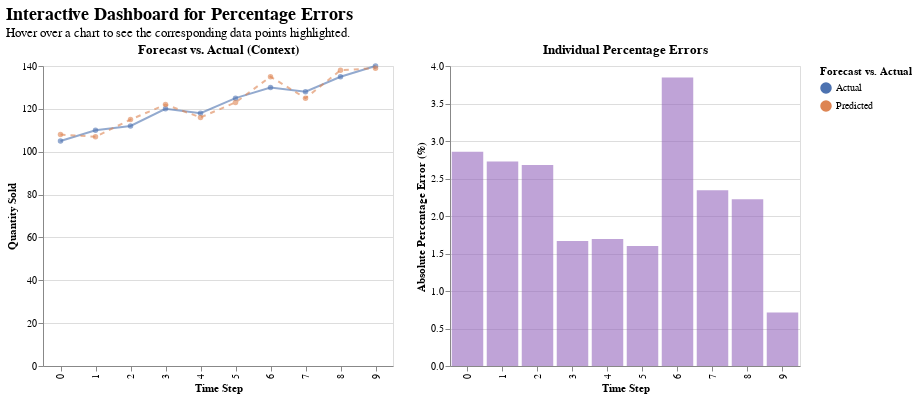

The code cell stored with this chart in its notebook:
### Markdown cell above
#### Visualizing Errors
Metrics give you a single number summary, but visualizing the forecasts against the actual values helps understand where the model is performing poorly.

### Code cell
# Visualization of Percentage Errors
#The left plot provides the context of the forecast,
#while the right plot visualizes the Absolute Percentage Error for each individual time step.

# DataFrame for the Percentage Error plot
pct_error_df = pd.DataFrame({
    'Time Step': np.arange(len(true_values)),
    'Absolute Percentage Error': np.abs((true_values - predicted_values) / true_values) * 100
})

highlight = alt.selection_point(on='mouseover', fields=['Time Step'], nearest=True, empty='none')

# LEFT PLOT: Context (Forecast vs. Actual)
actual_vs_pred_plot = alt.Chart(plot_df).mark_line(point=True).encode(
    x=alt.X('Time Step:O', title='Time Step'),
    y=alt.Y('Value:Q', title='Quantity Sold'),
    color=alt.Color('Type:N',
        scale=alt.Scale(domain=['Actual', 'Predicted'], range=['#4C72B0', '#DD8452']),
        legend=alt.Legend(title='Forecast vs. Actual')
    ),
    strokeDash=alt.condition(alt.datum.Type == 'Predicted', alt.value([5, 5]), alt.value([0])),
    opacity=alt.condition(highlight, alt.value(1.0), alt.value(0.6))
).properties(
    width=350, height=300,
    title='Forecast vs. Actual (Context)'
).add_params(highlight)

# RIGHT PLOT: Absolute Percentage Errors
pct_error_plot = alt.Chart(pct_error_df).mark_bar(color='#9467bd').encode( # Using a purple color for percentage
    x=alt.X('Time Step:O', title='Time Step'),
    y=alt.Y('Absolute Percentage Error:Q', title='Absolute Percentage Error (%)'),
    tooltip=['Time Step', alt.Tooltip('Absolute Percentage Error:Q', format='.2f')],
    opacity=alt.condition(highlight, alt.value(1.0), alt.value(0.6))
).properties(
    width=350, height=300,
    title='Individual Percentage Errors'
).add_params(highlight)

# --- Combine the Plots Horizontally ---
percentage_dashboard = (actual_vs_pred_plot | pct_error_plot).properties(
    title=alt.TitleParams(
        "Interactive Dashboard for Percentage Errors",
        subtitle="Hover over a chart to see the corresponding data points highlighted.",
        fontSize=18, subtitleFontSize=13
    )
)

percentage_dashboard

### Figure 1 — Vega-Lite specification as saved in the notebook (floating-point values rounded to 4 significant figures)
{"config": {"view": {"continuousWidth": 300, "continuousHeight": 300}}, "hconcat": [{"data": {"name": "data-9dfec62f01e2f6b3859d30383e00bcb4"}, "mark": {"type": "line", "point": true}, "encoding": {"color": {"field": "Type", "legend": {"title": "Forecast vs. Actual"}, "scale": {"domain": ["Actual", "Predicted"], "range": ["#4C72B0", "#DD8452"]}, "type": "nominal"}, "opacity": {"condition": {"param": "param_31", "value": 1.0, "empty": false}, "value": 0.6}, "strokeDash": {"condition": {"test": "(datum.Type === 'Predicted')", "value": [5, 5]}, "value": [0]}, "x": {"field": "Time Step", "title": "Time Step", "type": "ordinal"}, "y": {"field": "Value", "title": "Quantity Sold", "type": "quantitative"}}, "height": 300, "name": "view_55", "title": "Forecast vs. Actual (Context)", "width": 350}, {"data": {"name": "data-b385c5059a31d29a1b5529a7d2ae2d20"}, "mark": {"type": "bar", "color": "#9467bd"}, "encoding": {"opacity": {"condition": {"param": "param_31", "value": 1.0, "empty": false}, "value": 0.6}, "tooltip": [{"field": "Time Step", "type": "quantitative"}, {"field": "Absolute Percentage Error", "format": ".2f", "type": "quantitative"}], "x": {"field": "Time Step", "title": "Time Step", "type": "ordinal"}, "y": {"field": "Absolute Percentage Error", "title": "Absolute Percentage Error (%)", "type": "quantitative"}}, "height": 300, "name": "view_56", "title": "Individual Percentage Errors", "width": 350}], "params": [{"name": "param_31", "select": {"type": "point", "fields": ["Time Step"], "nearest": true, "on": "mouseover"}, "views": ["view_55", "view_56"]}], "title": {"text": "Interactive Dashboard for Percentage Errors", "fontSize": 18, "subtitle": "Hover over a chart to see the corresponding data points highlighted.", "subtitleFontSize": 13}, "$schema": "https://vega.github.io/schema/vega-lite/v5.20.1.json", "datasets": {"data-9dfec62f01e2f6b3859d30383e00bcb4": [{"Time Step": 0, "Type": "Actual", "Value": 105}, {"Time Step": 1, "Type": "Actual", "Value": 110}, {"Time Step": 2, "Type": "Actual", "Value": 112}, {"Time Step": 3, "Type": "Actual", "Value": 120}, {"Time Step": 4, "Type": "Actual", "Value": 118}, {"Time Step": 5, "Type": "Actual", "Value": 125}, {"Time Step": 6, "Type": "Actual", "Value": 130}, {"Time Step": 7, "Type": "Actual", "Value": 128}, {"Time Step": 8, "Type": "Actual", "Value": 135}, {"Time Step": 9, "Type": "Actual", "Value": 140}, {"Time Step": 0, "Type": "Predicted", "Value": 108}, {"Time Step": 1, "Type": "Predicted", "Value": 107}, {"Time Step": 2, "Type": "Predicted", "Value": 115}, {"Time Step": 3, "Type": "Predicted", "Value": 122}, {"Time Step": 4, "Type": "Predicted", "Value": 116}, {"Time Step": 5, "Type": "Predicted", "Value": 123}, {"Time Step": 6, "Type": "Predicted", "Value": 135}, {"Time Step": 7, "Type": "Predicted", "Value": 125}, {"Time Step": 8, "Type": "Predicted", "Value": 138}, {"Time Step": 9, "Type": "Predicted", "Value": 139}], "data-b385c5059a31d29a1b5529a7d2ae2d20": [{"Time Step": 0, "Absolute Percentage Error": 2.857}, {"Time Step": 1, "Absolute Percentage Error": 2.727}, {"Time Step": 2, "Absolute Percentage Error": 2.679}, {"Time Step": 3, "Absolute Percentage Error": 1.667}, {"Time Step": 4, "Absolute Percentage Error": 1.695}, {"Time Step": 5, "Absolute Percentage Error": 1.6}, {"Time Step": 6, "Absolute Percentage Error": 3.846}, {"Time Step": 7, "Absolute Percentage Error": 2.344}, {"Time Step": 8, "Absolute Percentage Error": 2.222}, {"Time Step": 9, "Absolute Percentage Error": 0.7143}]}}
